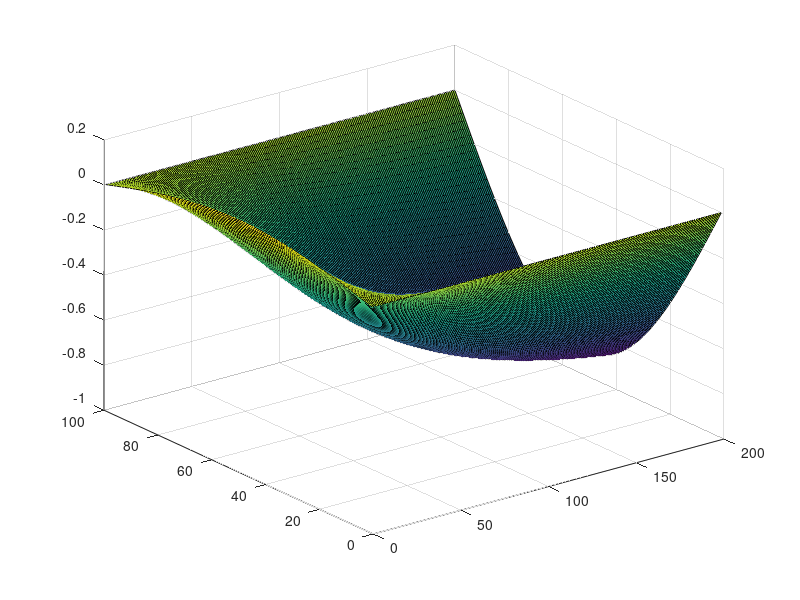
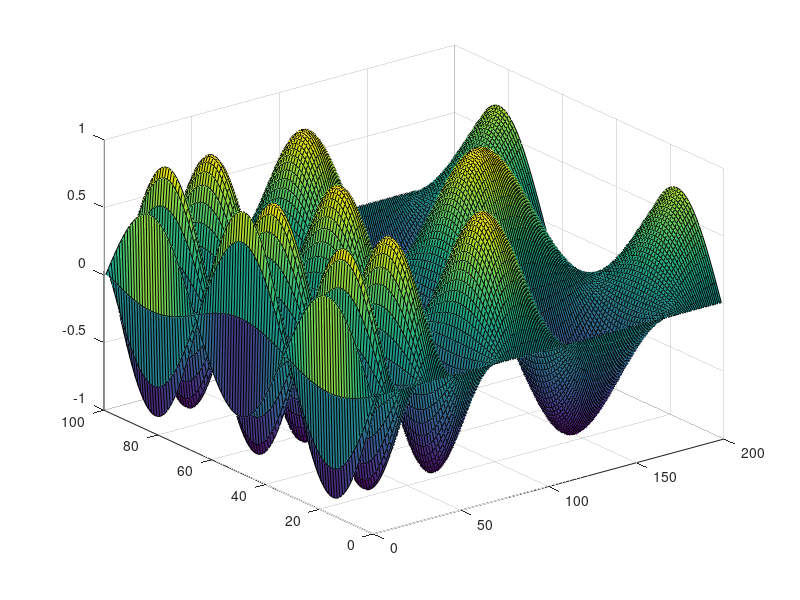
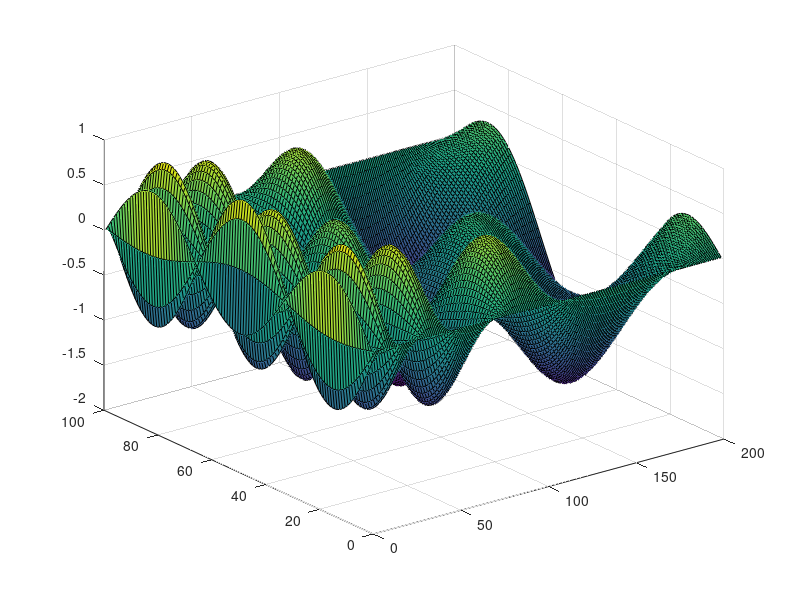

Write the MATLAB code that produced these figures, in order.
L  = 15.8e-2;
lambda0 = 2.85e-2;

m1 = 100;
m2 = 200;

Ctheta = @(w,n) sqrt(1-(n*lambda0./w/2).^2); 

f = @(x,w,n) sinc(n/4/pi)*cos(n*pi*x)*cos(2*pi/lambda0*Ctheta(w,n)*L);

x = linspace(-1/2,1/2,m1);
w = linspace(1.51*lambda0,7e-2,m2);

A = zeros(m1,m2);
B = zeros(m1,m2);
for ind = 1:m1
    for jnd = 1:m2
        A(ind,jnd) = f(x(ind),w(jnd),1);%+f(x(ind),w(jnd),3);
        B(ind,jnd) = f(x(ind),w(jnd),3);
    end
end

close all
surf(A)
figure
surf(B)
figure
surf(A+B)

phaseN = @(w,n) 2*pi/lambda0*Ctheta(w,n)*L;
deltaPh = @(w,n,m) phaseN(w,n)-phaseN(w,m);
ampTotSq = @(w,n,m) 10/9-2/3*cos(deltaPh(w,n,m));